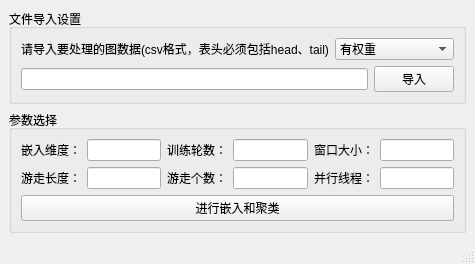
<?xml version="1.0" encoding="UTF-8"?>
<ui version="4.0">
 <class>MainWindow</class>
 <widget class="QMainWindow" name="MainWindow">
  <property name="geometry">
   <rect>
    <x>0</x>
    <y>0</y>
    <width>475</width>
    <height>261</height>
   </rect>
  </property>
  <property name="windowTitle">
   <string>MainWindow</string>
  </property>
  <widget class="QWidget" name="centralwidget">
   <layout class="QHBoxLayout" name="horizontalLayout_5">
    <item>
     <layout class="QVBoxLayout" name="verticalLayout_3">
      <item>
       <widget class="QGroupBox" name="groupBox_2">
        <property name="title">
         <string>文件导入设置</string>
        </property>
        <layout class="QVBoxLayout" name="verticalLayout">
         <item>
          <layout class="QHBoxLayout" name="horizontalLayout">
           <item>
            <widget class="QLabel" name="label">
             <property name="text">
              <string>请导入要处理的图数据(csv格式，表头必须包括head、tail)</string>
             </property>
            </widget>
           </item>
           <item>
            <widget class="QComboBox" name="comboBox">
             <item>
              <property name="text">
               <string>有权重</string>
              </property>
             </item>
             <item>
              <property name="text">
               <string>无权重</string>
              </property>
             </item>
            </widget>
           </item>
          </layout>
         </item>
         <item>
          <layout class="QHBoxLayout" name="horizontalLayout_2">
           <item>
            <widget class="QLineEdit" name="lineEdit_4"/>
           </item>
           <item>
            <widget class="QPushButton" name="inputBtn">
             <property name="sizePolicy">
              <sizepolicy hsizetype="Fixed" vsizetype="Fixed">
               <horstretch>0</horstretch>
               <verstretch>0</verstretch>
              </sizepolicy>
             </property>
             <property name="text">
              <string>导入</string>
             </property>
            </widget>
           </item>
          </layout>
         </item>
        </layout>
       </widget>
      </item>
      <item>
       <widget class="QGroupBox" name="groupBox">
        <property name="title">
         <string>参数选择</string>
        </property>
        <layout class="QVBoxLayout" name="verticalLayout_2">
         <item>
          <layout class="QHBoxLayout" name="horizontalLayout_3">
           <item>
            <widget class="QLabel" name="label_2">
             <property name="text">
              <string>嵌入维度：</string>
             </property>
            </widget>
           </item>
           <item>
            <widget class="QLineEdit" name="lineEdit"/>
           </item>
           <item>
            <widget class="QLabel" name="label_3">
             <property name="text">
              <string>训练轮数：</string>
             </property>
            </widget>
           </item>
           <item>
            <widget class="QLineEdit" name="lineEdit_2"/>
           </item>
           <item>
            <widget class="QLabel" name="label_4">
             <property name="text">
              <string>窗口大小：</string>
             </property>
            </widget>
           </item>
           <item>
            <widget class="QLineEdit" name="lineEdit_3"/>
           </item>
          </layout>
         </item>
         <item>
          <layout class="QHBoxLayout" name="horizontalLayout_4">
           <item>
            <widget class="QLabel" name="label_5">
             <property name="text">
              <string>游走长度：</string>
             </property>
            </widget>
           </item>
           <item>
            <widget class="QLineEdit" name="lineEdit_5"/>
           </item>
           <item>
            <widget class="QLabel" name="label_6">
             <property name="text">
              <string>游走个数：</string>
             </property>
            </widget>
           </item>
           <item>
            <widget class="QLineEdit" name="lineEdit_6"/>
           </item>
           <item>
            <widget class="QLabel" name="label_7">
             <property name="text">
              <string>并行线程：</string>
             </property>
            </widget>
           </item>
           <item>
            <widget class="QLineEdit" name="lineEdit_7"/>
           </item>
          </layout>
         </item>
         <item>
          <widget class="QPushButton" name="pushButton">
           <property name="text">
            <string>进行嵌入和聚类</string>
           </property>
          </widget>
         </item>
        </layout>
       </widget>
      </item>
     </layout>
    </item>
   </layout>
  </widget>
  <widget class="QMenuBar" name="menubar">
   <property name="geometry">
    <rect>
     <x>0</x>
     <y>0</y>
     <width>475</width>
     <height>22</height>
    </rect>
   </property>
  </widget>
  <widget class="QStatusBar" name="statusbar"/>
 </widget>
 <resources/>
 <connections/>
</ui>
